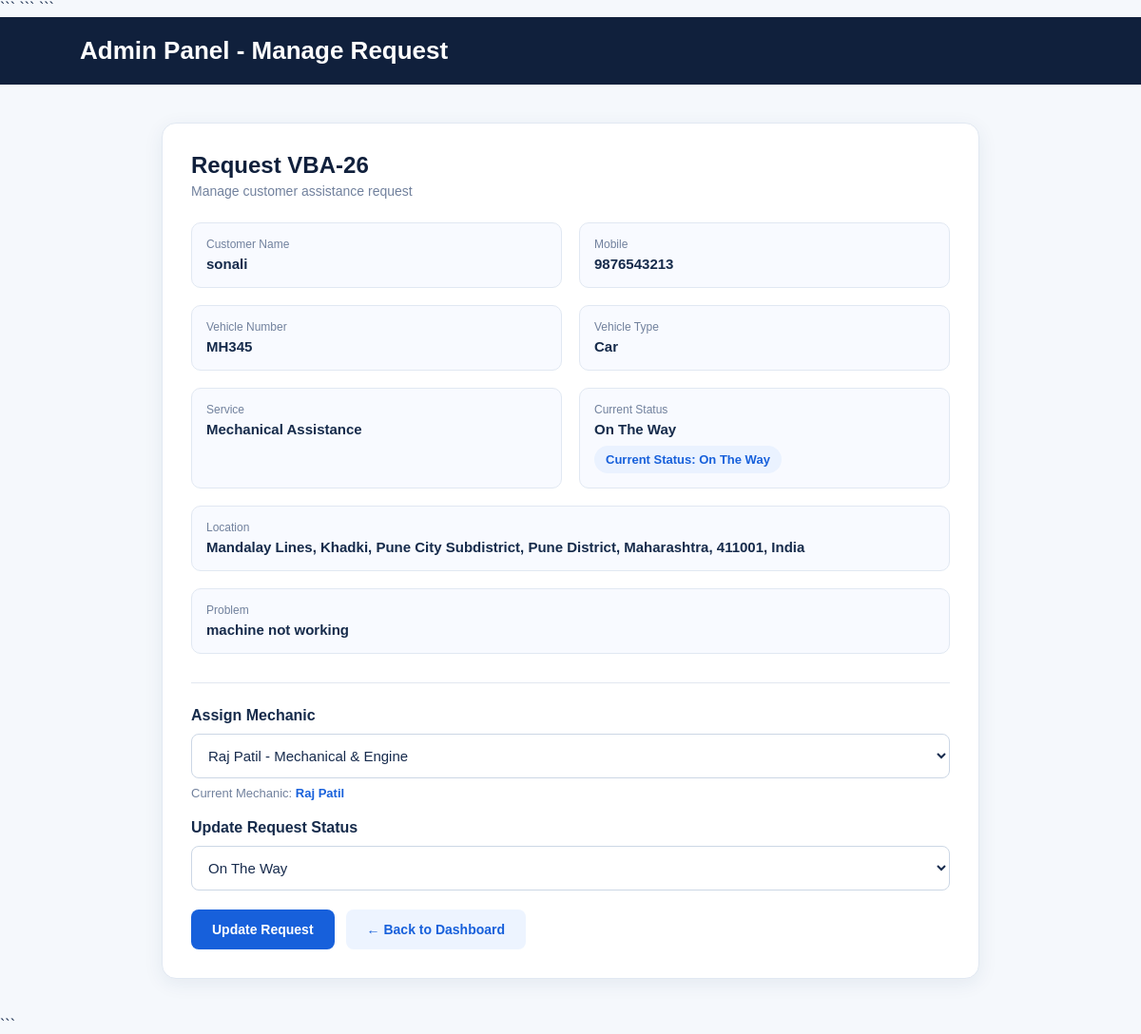
Page /manage-request/26/ (signed in) on the committed database.
### vehicle/models.py (models this page shows, shortened)
class AssistanceRequest(models.Model):
    STATUS_CHOICES = [
        ('Pending', 'Pending'),
        ('Accepted', 'Accepted'),
        ('On The Way', 'On The Way'),
        ('Service Started', 'Service Started'),
        ('Completed', 'Completed'),
        ('Cancelled', 'Cancelled'),
    ]
    SERVICE_CHOICES = [
        ('Mechanical Assistance', 'Mechanical Assistance'),
        ('Battery Assistance', 'Battery Assistance'),
        ('Tyre Assistance', 'Tyre Assistance'),
        ('Fuel Assistance', 'Fuel Assistance'),
        ('Towing Service', 'Towing Service'),
        ('Lockout Assistance', 'Lockout Assistance'),
        ('Engine Overheating', 'Engine Overheating'),
        ('Accident Assistance', 'Accident Assistance'),
        ('Fuel Delivery', 'Fuel Delivery'),
        ('Emergency Roadside', 'Emergency Roadside'),
        ('Vehicle Inspection', 'Vehicle Inspection'),
        ('Roadside Support', 'Roadside Support'),
    ]
    customer_name = models.CharField(
        max_length=100
    )
    mobile = models.CharField(
        max_length=10
    )
    vehicle_number = models.CharField(
        max_length=20
    )
    vehicle_type = models.CharField(
        max_length=50
    )
    service = models.CharField(
        max_length=100,
        choices=SERVICE_CHOICES
    )
    problem = models.TextField(
        blank=True
    )
    location = models.CharField(
        max_length=255
    )
    latitude = models.DecimalField(
        max_digits=10,
        decimal_places=7,
        null=True,
        blank=True
    )
    longitude = models.DecimalField(
        max_digits=10,
        decimal_places=7,
        null=True,
        blank=True
    )
    assigned_mechanic = models.ForeignKey(
        'Mechanic',
        on_delete=models.SET_NULL,
        null=True,
        blank=True,
        related_name='requests'
    )
    status = models.CharField(
        max_length=30,
        choices=STATUS_CHOICES,
        default='Pending'
    )
    accepted_at = models.DateTimeField(
        null=True,
        blank=True
    )
    on_the_way_at = models.DateTimeField(
        null=True,
        blank=True
    )
    service_started_at = models.DateTimeField(
        null=True,
        blank=True
    )
    completed_at = models.DateTimeField(
        null=True,
        blank=True
    )
    PAYMENT_STATUS_CHOICES = [
        ('Pending', 'Pending'),
        ('Paid', 'Paid'),
    ]
    payment_status = models.CharField(
        max_length=20,
        choices=PAYMENT_STATUS_CHOICES,
        default='Pending'
    )
    amount = models.DecimalField(
        max_digits=10,
        decimal_places=2,
        default=0
    )
    payment_id = models.CharField(
        max_length=100,
        blank=True,
        null=True
    )
    payment_method = models.CharField(
        max_length=50,
        blank=True,
        null=True
    )
    payment_date = models.DateTimeField(
        blank=True,
        null=True
    )
    rating = models.PositiveIntegerField(
        null=True,
        blank=True
    )
    feedback = models.TextField(
        blank=True
    )
    feedback_date = models.DateTimeField(
        null=True,
        blank=True
    )
    created_at = models.DateTimeField(
        auto_now_add=True
    )

class Mechanic(models.Model):
    STATUS_CHOICES = [
        ('Available', 'Available'),
        ('Busy', 'Busy'),
        ('Offline', 'Offline'),
    ]
    user = models.OneToOneField(
        User,
        on_delete=models.SET_NULL,
        null=True,
        blank=True,
        related_name='mechanic_profile'
    )
    name = models.CharField(max_length=100)
    mobile = models.CharField(
        max_length=10
    )
    specialization = models.CharField(
        max_length=100
    )
    location = models.CharField(
        max_length=255
    )
    status = models.CharField(
        max_length=20,
        choices=STATUS_CHOICES,
        default='Available'
    )
    created_at = models.DateTimeField(
        auto_now_add=True
    )

### vehicle/views.py (the view, shortened to what this page needs)
@login_required
def manage_request(request, request_id):
    assistance_request = get_object_or_404(
        AssistanceRequest,
        id=request_id
    )
    mechanics = Mechanic.objects.all().order_by(
        'name'
    )
    return render(
        request,
        'vehicle/manage_request.html',
        {
            'assistance': assistance_request,
            'assistance_request': assistance_request,
            'mechanics': mechanics,
        }
    )

### vehicle/templates/vehicle/manage_request.html (shortened to what this page needs)
{% load static %}
<!DOCTYPE html>
<html lang="en">
<head>
```
</head>
<body>
```
<div class="header">
    <h1>
        Admin Panel - Manage Request
    </h1>
</div>
<div class="container">
    <div class="card">
        <div class="title">
            <h2>
                Request VBA-{{ assistance.id }}
            </h2>
            <p>
                Manage customer assistance request
            </p>
        </div>
        <div class="details">
            <div class="detail">
                <label>
                    Customer Name
                </label>
                <strong>
                    {{ assistance.customer_name }}
                </strong>
            </div>
            <div class="detail">
                <label>
                    Mobile
                </label>
                <strong>
                    {{ assistance.mobile }}
                </strong>
            </div>
            <div class="detail">
                <label>
                    Vehicle Number
                </label>
                <strong>
                    {{ assistance.vehicle_number }}
                </strong>
            </div>
            <div class="detail">
                <label>
                    Vehicle Type
                </label>
                <strong>
                    {{ assistance.vehicle_type }}
                </strong>
            </div>
            <div class="detail">
                <label>
                    Service
                </label>
                <strong>
                    {{ assistance.service }}
                </strong>
            </div>
            <div class="detail">
                <label>
                    Current Status
                </label>
                <strong>
                    {{ assistance.status }}
                </strong>
                <br>
                <span class="current-status">
                    Current Status: {{ assistance.status }}
                </span>
            </div>
            <div class="detail full">
                <label>
                    Location
                </label>
                <strong>
                    {{ assistance.location }}
                </strong>
            </div>
            <div class="detail full">
                <label>
                    Problem
                </label>
                <strong>
                    {% if assistance.problem %}
                        {{ assistance.problem }}
                    {% else %}
                        No problem description provided.
                    {% endif %}
                </strong>
            </div>
        </div>
        <div class="status-section">
            <form method="POST">
                <div class="form-group">
                    <label>
                        Assign Mechanic
                    </label>
                    <select name="mechanic">
                        {% for mechanic in mechanics %}
                            <option
                                value="{{ mechanic.id }}"
                                {% if assistance.assigned_mechanic and assistance.assigned_mechanic.id == mechanic.id %}
                                    selected
                                {% endif %}
                            >
                                {{ mechanic.name }}
                                - {{ mechanic.specialization }}
                            </option>
                        {% empty %}
                            <option value="">
                                No mechanics available
                            </option>
                        {% endfor %}
                    </select>
                    {% if assistance.assigned_mechanic %}
                        <p class="current-mechanic">
                            Current Mechanic:
                            <strong>
                                {{ assistance.assigned_mechanic.name }}
                            </strong>
                        </p>
                    {% endif %}
                </div>
                <div class="form-group">
                    <label>
                        Update Request Status
                    </label>
                    <select name="status">
                        <option
                            value="On The Way"
                            {% if assistance.status == 'On The Way' %}
                                selected
                            {% endif %}
                        >
                            On The Way
                        </option>
                    </select>
                </div>
                <div class="buttons">
                    <button
                        type="submit"
                        class="update-btn"
                    >
                        Update Request
                    </button>
                    <a
                        href="{% url 'admin_dashboard' %}"
                        class="back-btn"
                    >
                        ← Back to Dashboard
                    </a>
                </div>
            </form>
        </div>
    </div>
</div>
```
</body>
</html>

### vehicle/templates/vehicle/manage_request.html (style rules this page uses)
* { margin: 0; padding: 0; box-sizing: border-box; }
body { font-family: Arial, Helvetica, sans-serif; background: #f5f8fc; color: #172b4d; }
.header { background: #10203c; color: white; padding: 20px 7%; }
.header h1 { font-size: 26px; }
.container { max-width: 900px; margin: 40px auto; padding: 0 20px; }
.card { background: white; border: 1px solid #e1e8f2; border-radius: 15px; padding: 30px; box-shadow: 0 5px 20px rgba(30, 60, 100, 0.08); }
.title { margin-bottom: 25px; }
.title h2 { color: #10203c; margin-bottom: 5px; }
.title p { color: #71819d; font-size: 14px; }
.details { display: grid; grid-template-columns: 1fr 1fr; gap: 18px; margin-bottom: 30px; }
.detail { background: #f8faff; border: 1px solid #e1e8f2; border-radius: 10px; padding: 15px; }
.detail label { display: block; color: #71819d; font-size: 12px; margin-bottom: 5px; }
.detail strong { color: #162b4b; font-size: 15px; }
.full { grid-column: 1 / -1; }
.status-section { border-top: 1px solid #e2e8f0; padding-top: 25px; }
.form-group { margin-bottom: 20px; }
.form-group label { display: block; font-weight: bold; margin-bottom: 10px; color: #162b4b; }
select { width: 100%; padding: 13px; border: 1px solid #ccd7e5; border-radius: 8px; font-size: 15px; background: white; color: #172b4d; }
.buttons { display: flex; gap: 12px; margin-top: 20px; }
.update-btn, .back-btn { padding: 13px 22px; border-radius: 8px; text-decoration: none; font-size: 14px; font-weight: bold; border: none; cursor: pointer; }
.update-btn { background: #1760db; color: white; }
.back-btn { background: #edf4ff; color: #1760db; }
.current-mechanic { margin-top: 8px; font-size: 13px; color: #71819d; }
.current-mechanic strong { color: #1760db; }
.current-status { display: inline-block; margin-top: 8px; padding: 7px 12px; border-radius: 20px; background: #eaf2ff; color: #1760db; font-size: 13px; font-weight: bold; }

### rows in the picture
AssistanceRequest: id "26", customer_name "sonali", mobile "9876543213", vehicle_number "MH345", vehicle_type "Car", service "Mechanical Assistance", status "On The Way", location "Mandalay Lines, Khadki, Pune City Subdistrict, Pune District, Maharashtra, 411001, India", problem "machine not working", mechanic "Raj Patil - Mechanical & Engine", assigned_mechanic.name "Raj Patil"
